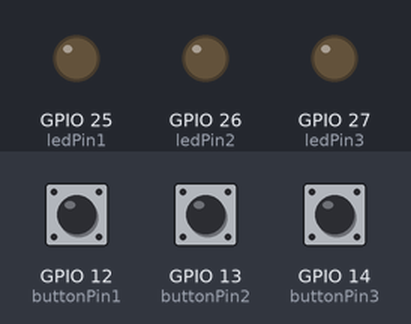
This sketch was run on a simulated ESP32. Parts: output pins drawn as LEDs (lit = HIGH). The inputs (shaded band) are chosen by the test bench; at power-on: GPIO 12 (buttonPin1) HIGH, GPIO 13 (buttonPin2) HIGH, GPIO 14 (buttonPin3) HIGH.

Above: at 1.2 s.
1.3 s: GPIO 12 (buttonPin1) pulled LOW for 0.15 s
At 1.37 s:
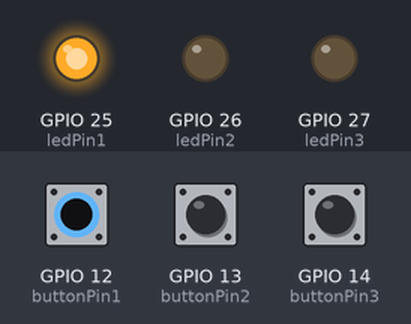
2.9 s: GPIO 13 (buttonPin2) pulled LOW for 0.15 s
At 4.1 s:
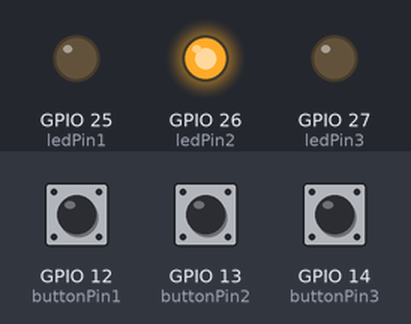
4.5 s: GPIO 14 (buttonPin3) pulled LOW for 3.2 s
At 8.0 s:
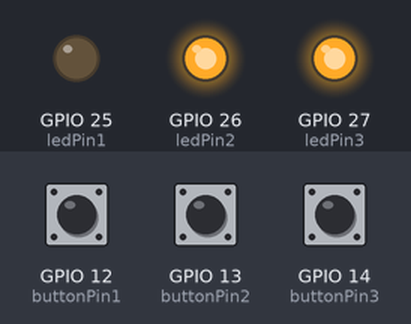
9.2 s: GPIO 12 (buttonPin1) pulled LOW for 1 s
At 10.0 s:
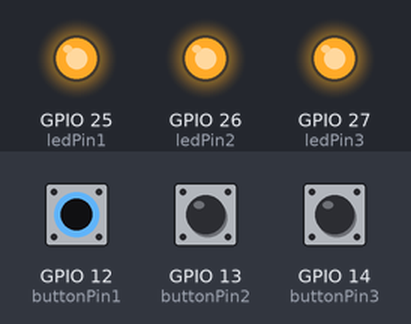
11.7 s: GPIO 13 (buttonPin2) pulled LOW for 1 s
At 12.2 s:
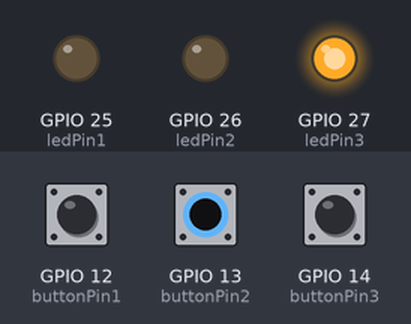
14.2 s: GPIO 12 (buttonPin1) pulled LOW for 0.15 s
At 14.27 s:
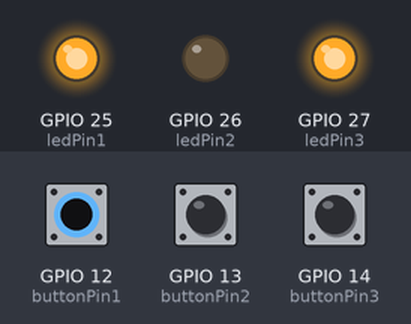
Timing chart, 0 to 16.8 s (numbered marks = the images above; inputs shaded):
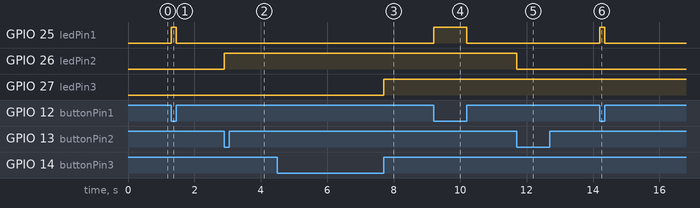

The sketch:

led_with_switch.ino
```cpp
const int ledPin1 = 25; // Pin number where the first LED is connected
const int buttonPin1 = 12; // Pin number where the first button is connected

const int ledPin2 = 26; // Pin number where the second LED is connected
const int buttonPin2 = 13; // Pin number where the second button is connected

const int ledPin3 = 27; // Pin number where the third LED is connected
const int buttonPin3 = 14; // Pin number where the third button is connected

bool ledState1 = false; // Stores the state of the first LED (false = OFF, true = ON)
bool ledState2 = false; // Stores the state of the second LED (false = OFF, true = ON)
bool ledState3 = false; // Stores the state of the third LED (false = OFF, true = ON)

bool button2Pressed = false; // Flag to track the state of the second button
bool button3Pressed = false; // Flag to track the state of the third button

unsigned long button3PressTime = 0; // Variable to store the time when button 3 is pressed
const unsigned long longPressDuration = 1000; // Define the duration for a long press (in milliseconds)

void setup() {
  pinMode(ledPin1, OUTPUT); // Set the first LED pin as an OUTPUT
  pinMode(buttonPin1, INPUT_PULLUP); // Set the first button pin as an INPUT with internal pull-up resistor

  pinMode(ledPin2, OUTPUT); // Set the second LED pin as an OUTPUT
  pinMode(buttonPin2, INPUT_PULLUP); // Set the second button pin as an INPUT with internal pull-up resistor

  pinMode(ledPin3, OUTPUT); // Set the third LED pin as an OUTPUT
  pinMode(buttonPin3, INPUT_PULLUP); // Set the third button pin as an INPUT with internal pull-up resistor

  digitalWrite(ledPin1, LOW); // Turn the first LED OFF initially
  digitalWrite(ledPin2, LOW); // Turn the second LED OFF initially
  digitalWrite(ledPin3, LOW); // Turn the third LED OFF initially
}

void loop() {
  // Check if the first button is pressed (LOW state when pressed due to the internal pull-up resistor)
  if (digitalRead(buttonPin1) == LOW) {
    digitalWrite(ledPin1, HIGH); // Turn the first LED ON when the first button is pressed
  } else {
    digitalWrite(ledPin1, LOW); // Turn the first LED OFF when the first button is released
  }

  // Check if the second button is pressed (LOW state when pressed due to the internal pull-up resistor)
  if (digitalRead(buttonPin2) == LOW) {
    if (!button2Pressed) {
      button2Pressed = true;
      ledState2 = !ledState2; // Toggle the state of the second LED when the second button is pressed
      digitalWrite(ledPin2, ledState2 ? HIGH : LOW);
    }
  } else {
    button2Pressed = false; // Reset the button pressed flag
  }

  // Check if the third button is pressed (LOW state when pressed due to the internal pull-up resistor)
  if (digitalRead(buttonPin3) == LOW) {
    if (!button3Pressed) {
      button3Pressed = true;
      button3PressTime = millis(); // Record the time when the button was pressed
    }
  } else {
    if (button3Pressed) {
      // Calculate the duration of the button press
      unsigned long button3Duration = millis() - button3PressTime;
      if (button3Duration >= longPressDuration) {
        // If the button was pressed for a long duration, toggle the state of the third LED
        ledState3 = !ledState3;
        digitalWrite(ledPin3, ledState3 ? HIGH : LOW);
      }
      button3Pressed = false; // Reset the button pressed flag
    }
  }
}
```

Measured:
- after the input at 1.3 s, GPIO 25 (ledPin1): LOW → HIGH at once, → LOW 0.15 s later
- after the input at 2.9 s, GPIO 26 (ledPin2): LOW → HIGH at once
- after the input at 4.5 s, GPIO 27 (ledPin3): LOW → HIGH after 3.2 s
- after the input at 9.2 s, GPIO 25 (ledPin1): LOW → HIGH at once, → LOW 1.0 s later
- after the input at 11.7 s, GPIO 26 (ledPin2): HIGH → LOW at once
- after the input at 14.2 s, GPIO 25 (ledPin1): LOW → HIGH at once, → LOW 0.15 s later
